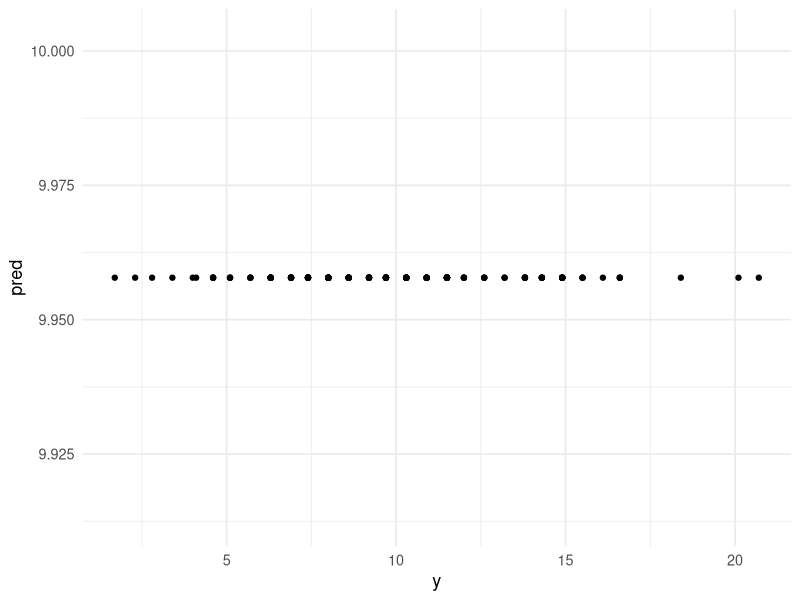
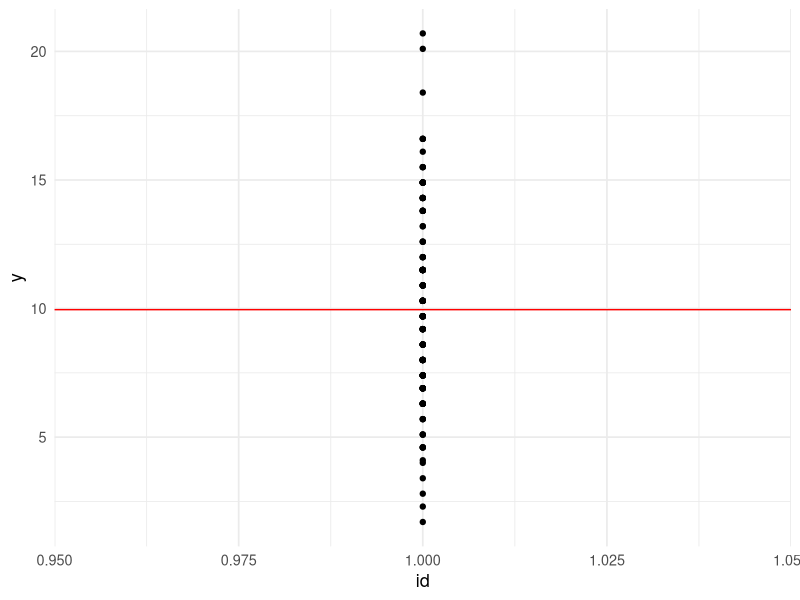
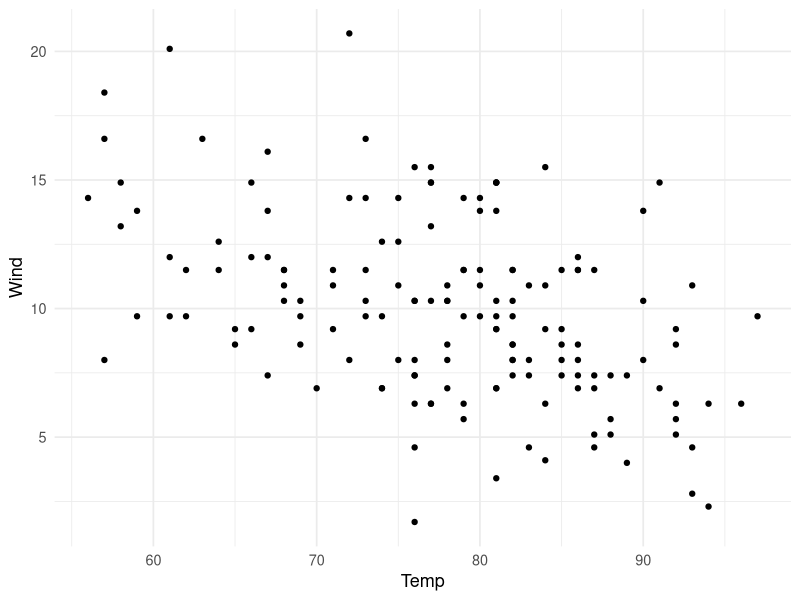
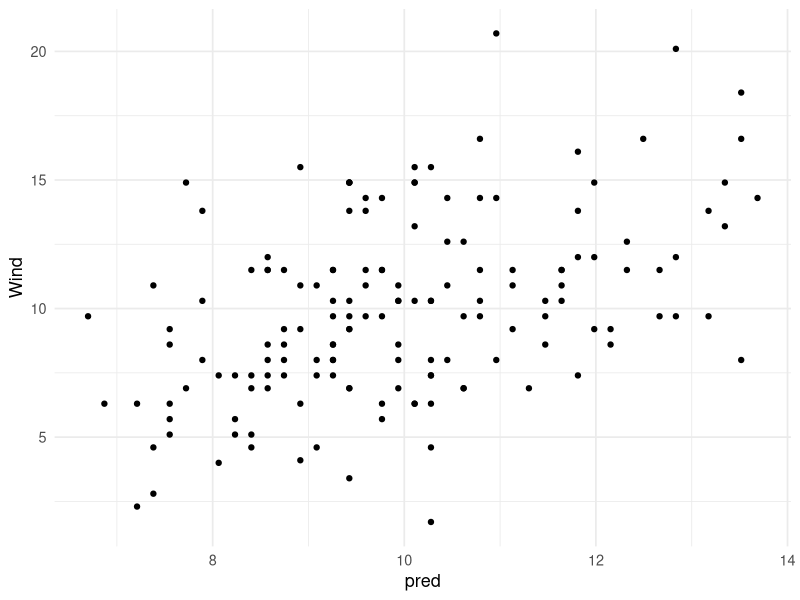
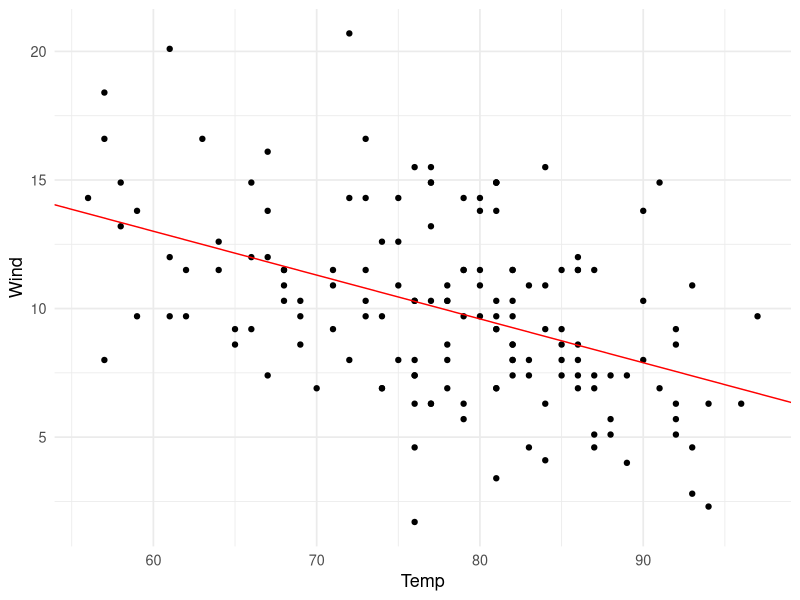

Source code (R) for these figures, in order:
## ---- chunk 1
#| include: false
library(ggplot2)
library(knitr)

theme_set(theme_minimal(base_size = 13))
## ---- chunk 2
# load example data
data(airquality)

# our response vector is Wind
y = airquality$Wind

# create a design matrix for the mean
X = matrix(data = 1, nrow = length(y), ncol = 1)
colnames(X) = "Intercept"

str(X)

# define function to minimize the mean squared error between predicted and observed value
mse <- function(par, y, X) {

  # the weights are stored in "par", the length of that vector depends
  # on the number of columns in X (number of features)

  # predicted value
  pred = X %*% par

  # mean squared error
  mse = mean((y - pred)**2)

  return(mse)

}

p <- rep(0, ncol(X))
names(p) <- colnames(X)

res <- optim(
       par = p,
       fn = mse,
       y = y,
       X = X
            )

# our solution
res$par

# plot predicted vs observed
pred = X %*% res$par

dat = data.frame(
     y = y,
     pred = pred,
     id = seq_along(length(y))
     )

ggplot(dat, aes(y = pred, x = y)) +
 geom_point()

# plot raw data and insert intercept
ggplot(dat, aes(x = id, y = y)) +
  geom_point() +
  geom_hline(yintercept = res$par, color = "red")
## ---- chunk 3
# load example data
data(airquality)

# our response vector is Wind
y = airquality$Wind

# now we also want another feature: Temp
temp = airquality$Temp

# create a design matrix for the mean
X = matrix(data = 1, nrow = length(y), ncol = 1)

# add temperature as a feature to our design matrix
X = cbind(
   X,
   temp
   )

colnames(X) = c("Intercept", "Temp")

# plot Wind vs Temp
ggplot(airquality, aes(x = Temp, y = Wind)) +
  geom_point()

# we can use the same function as before for finding the optimum feature weights
mse <- function(par, y, X) {

  # the weights are stored in "par", the length of that vector depends
  # on the number of columns in X (number of features)

  # predicted value
  pred = X %*% par

  # mean squared error
  mse = mean((y - pred)**2)

  return(mse)

}

p <- rep(0, ncol(X))
names(p) <- colnames(X)

res <- optim(
       par = p,
       fn = mse,
       y = y,
       X = X
            )

# our solution
res$par

# plot predicted vs observed
pred = X %*% res$par

dat = data.frame(
     Wind = y,
     Temp = airquality$Temp,
     pred = pred,
     id = 1:length(y)
     )

ggplot(dat, aes(x = pred, y = Wind)) +
 geom_point()

# plot raw data and insert intercept and slope
ggplot(dat, aes(x = Temp, y = Wind)) +
  geom_point() +
  geom_abline(intercept = res$par[1], slope = res$par[2], color = "red")
